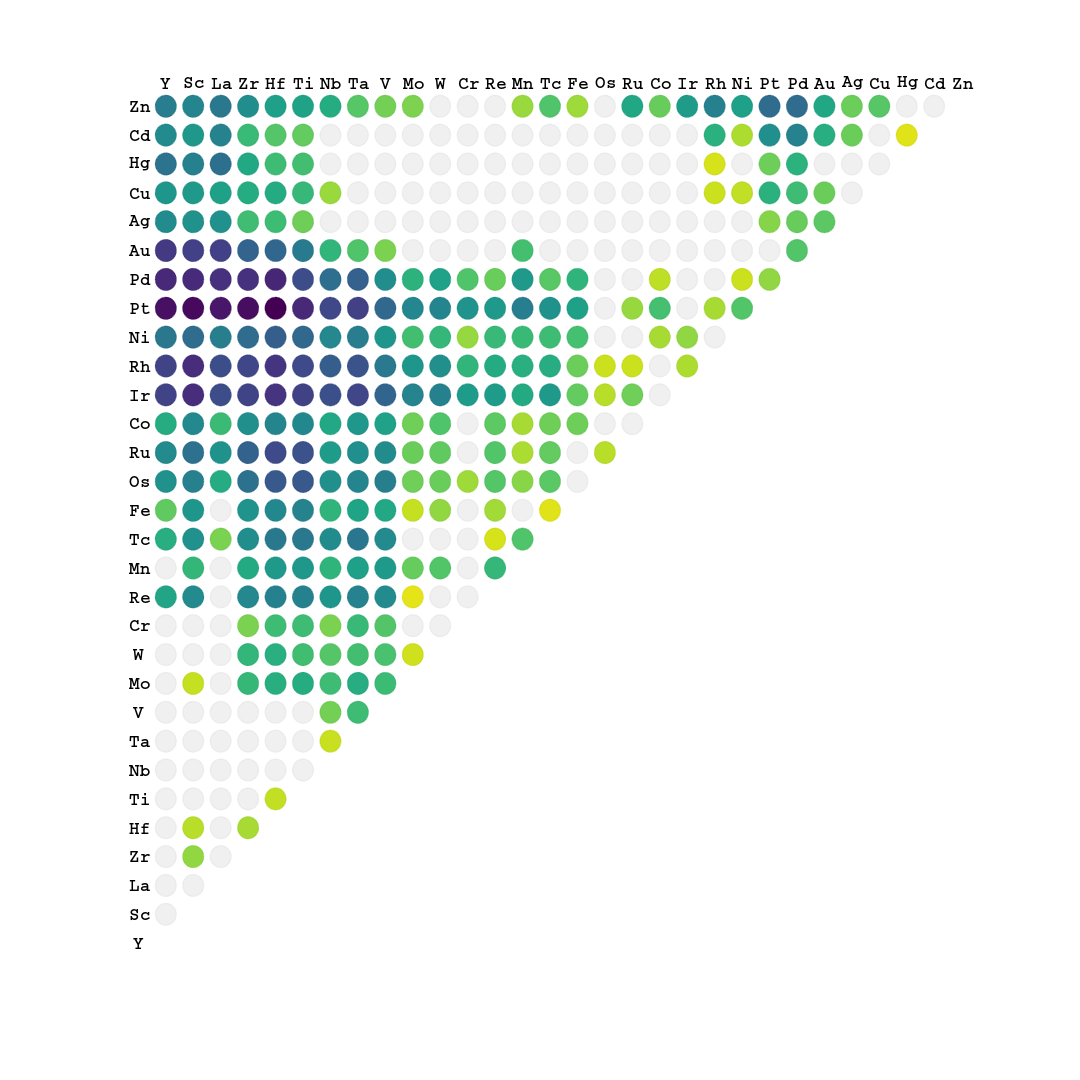
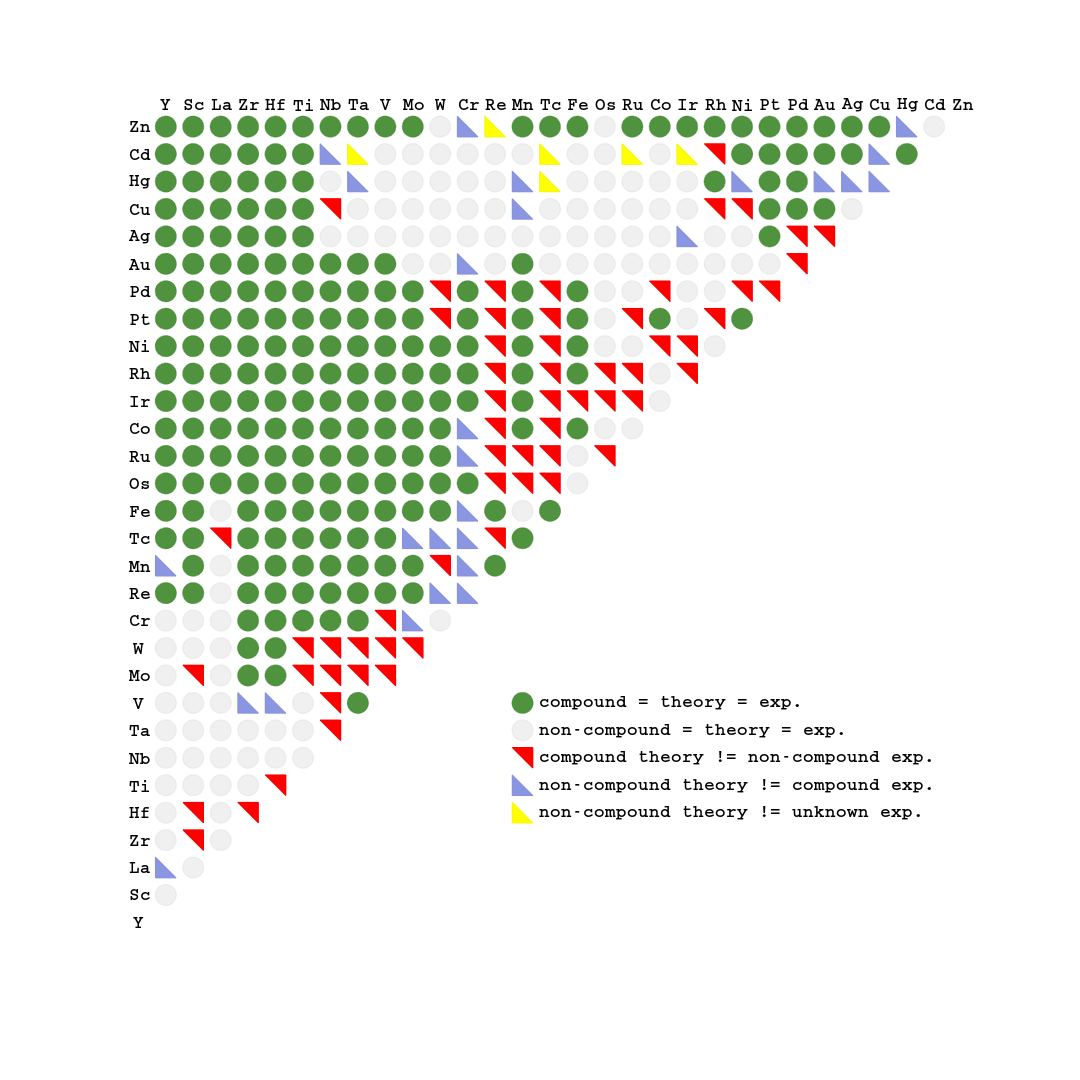

Here is the MATLAB script that generated these plots, in order:

%%%%%%%%%%%%%%%%%%%%%%%%%%%%%%%%%%%%%%%%%%%%%
elements={'Y','Sc','La','Zr','Hf','Ti','Nb','Ta','V','Mo','W','Cr','Re','Mn','Tc','Fe','Os','Ru','Co','Ir','Rh','Ni','Pt','Pd','Au','Ag','Cu','Hg','Cd','Zn'};
%      Y   Sc   La   Zr   Hf   Ti   Nb   Ta    V   Mo    W   Cr   Re   Mn   Tc   Fe   Os   Ru   Co   Ir   Rh   Ni   Pt   Pd   Au   Ag   Cu   Hg   Cd   Zn
%%%%%%%%% T DISORDER %%%%%%%%%%%%%%
T=[   0    0    0    0    0    0    0    0    0    0    0    0  230    0  191   80  331  377  198  874  862  497 1252 1065  943  368  308  525  376  458
      0    0    0   36   15    0    0    0    0   10    0    0  371  154  331  305  435  539  382 1032 1034  572 1294 1055  894  336  284  438  298  403
      0    0    0    0    0    0    0    0    0    0    0    0    0    0   54    0  199  328  138  795  791  443 1197 1014  894  334  249  542  419  486
      0   36    0    0   23    0    0    0    0  150  157   53  389  208  356  315  528  646  341  874  846  570 1270 1007  631  127  197  216  141  351
      0   15    0   23    0   11    0    0    0  185  186  130  429  291  481  385  709  818  406  986  972  671 1355 1085  616  133  204  131   96  253
      0    0    0    0   11    0    0    0    0  198  126  132  431  301  492  418  713  763  385  882  823  604 1065  798  467   65  147  122   77  244
      0    0    0    0    0    0    0    9   60  132   94   53  306  166  364  163  339  274  218  773  675  389  835  558  161    0   31    0    0  197
      0    0    0    0    0    0    9    0  132  195  123  143  421  253  500  234  407  347  294  847  752  453  887  649  103    0    0    0    0   93
      0    0    0    0    0    0   60  132    0  136  112   97  367  286  377  217  445  365  245  622  485  307  604  355   53    0    0    0    0   60
      0   10    0  150  185  198  132  195  136    0    7    0    2   74    0   10   64   69   63  408  305  123  398  173    0    0    0    0    0   51
      0    0    0  157  186  126   94  123  112    7    0    0    0   99    0   36   70   80  103  430  337  152  402  246    0    0    0    0    0    0
      0    0    0   53  130  132   53  143   97    0    0    0    0    0    0    0   28    0    0  281  159   33  322  102    0    0    0    0    0    0
    230  371    0  389  429  431  306  421  367    2    0    0    0  151    5   26   95   99   85  273  201  143  285   70    0    0    0    0    0    0
      0  154    0  208  291  301  166  253  286   74   99    0  151    0  102    0   42   21   23  209  187  142  446  290  120    0    0    0    0   31
    191  331   54  356  481  492  364  500  377    0    0    0    5  102    0    3   88   77   65  287  194  131  329   90    0    0    0    0    0  102
     80  305    0  315  385  418  163  234  217   10   36    0   26    0    3    0    0    0   66   77   68  119  251  163    0    0    0    0    0   28
    331  435  199  528  709  713  339  407  445   64   70   28   95   42   88    0    0   15    0   15    8    0    0    0    0    0    0    0    0    0
    377  539  328  646  818  763  274  347  365   69   80    0   99   21   77    0   15    0    0   64    8    0   32    0    0    0    0    0    0  223
    198  382  138  341  406  385  218  294  245   63  103    0   85   23   65   66    0    0    0    0    0   23  119   13    0    0    0    0    0   71
    874 1032  795  874  986  882  773  847  622  408  430  281  273  209  287   77   15   64    0    0   20   37    0    0    0    0    0    0    0  276
    862 1034  791  846  972  823  675  752  485  305  337  159  201  187  194   68    8    8    0   20    0    0   23    0    0    0    8    5  180  432
    497  572  443  570  671  604  389  453  307  123  152   33  143  142  131  119    0    0   23   37    0    0   99    8    0    0   12    0   20  255
   1252 1294 1197 1270 1355 1065  835  887  604  398  402  322  285  446  329  251    0   32  119    0   23   99    0   37    0   45  177   66  344  569
   1065 1055 1014 1007 1085  798  558  649  355  173  246  102   70  290   90  163    0    0   13    0    0    8   37    0   99   72  132  174  422  571
    943  894  894  631  616  467  161  103   53    0    0    0    0  120    0    0    0    0    0    0    0    0    0   99    0   86   69    0  191  221
    368  336  334  127  133   65    0    0    0    0    0    0    0    0    0    0    0    0    0    0    0    0   45   72   86    0    0    0   69   68
    308  284  249  197  204  147   31    0    0    0    0    0    0    0    0    0    0    0    0    0    8   12  177  132   69    0    0    0    0   93
    525  438  542  216  131  122    0    0    0    0    0    0    0    0    0    0    0    0    0    0    5    0   66  174    0    0    0    0    3    0
    376  298  419  141   96   77    0    0    0    0    0    0    0    0    0    0    0    0    0    0  180   20  344  422  191   69    0    3    0    0
    458  403  486  351  253  244  197   93   60   51    0    0    0   31  102   28    0  223   71  276  432  255  569  571  221   68   93    0    0    0
];
%%%%%%%%% X EXPERIMENTS %%%%%%%%%%%%%%
X=[   0    0    1    0    0    0    0    0    0    0    0    0    1    1    1    1    1    1    1    1    1    1    1    1    1    1    1    1    1    1
      0    0    0    0    0    0    0    0    0   -1    0    0    1    1    1    1    1    1    1    1    1    1    1    1    1    1    1    1    1    1
      1    0    0    0    0    0    0    0    0    0    0    0    0    0   -1    0    1    1    1    1    1    1    1    1    1    1    1    1    1    1
      0    0    0    0    0    0    0    0    1    1    1    1    1    1    1    1    1    1    1    1    1    1    1    1    1    1    1    1    1    1
      0    0    0    0    0    0    0    0    1    1    1    1    1    1    1    1    1    1    1    1    1    1    1    1    1    1    1    1    1    1
      0    0    0    0    0    0    0    0    0    0    0    1    1    1    1    1    1    1    1    1    1    1    1    1    1    1    1    1    1    1
      0    0    0    0    0    0    0    0    0    0    0    1    1    1    1    1    1    1    1    1    1    1    1    1    1    0    0    0    1    1
      0    0    0    0    0    0    0    0    1    0    0    1    1    1    1    1    1    1    1    1    1    1    1    1    1    0    0    1   -1    1
      0    0    0    1    1    0    0    1    0    0    0    0    1    1    1    1    1    1    1    1    1    1    1    1    1    0    0    0    0    1
      0   -1    0    1    1    0    0    0    0    0    0    1    1    1    1    1    1    1    1    1    1    1    1    1    0    0    0    0    0    1
      0    0    0    1    1    0    0    0    0    0    0    0    1    0    1    1    1    1    1    1    1    1    0    0    0    0    0    0    0    0
      0    0    0    1    1    1    1    1    0    1    0    0    1    1    1    1    1    1    1    1    1    1    1    1    1    0    0    0    0    1
      1    1    0    1    1    1    1    1    1    1    1    1    0    1    0    1    0    0    0    0    0    0    0    0    0    0    0    0    0   -1
      1    1    0    1    1    1    1    1    1    1    0    1    1    0    1    0   -1    0    1    1    1    1    1    1    1    0    1    1    0    1
      1    1   -1    1    1    1    1    1    1    1    1    1    0    1    0    1    0    0    0    0    0    0    0    0    0    0    0   -1   -1    1
      1    1    0    1    1    1    1    1    1    1    1    1    1    0    1    0    0    0    1    0    1    1    1    1    0    0    0    0    0    1
      1    1    1    1    1    1    1    1    1    1    1    1    0   -1    0    0    0    0    0    0    0    0    0    0    0    0    0    0    0    0
      1    1    1    1    1    1    1    1    1    1    1    1    0    0    0    0    0    0    0    0    0    0    0    0    0    0    0    0   -1    1
      1    1    1    1    1    1    1    1    1    1    1    1    0    1    0    1    0    0    0    0    0    0    1    0    0    0    0    0    0    1
      1    1    1    1    1    1    1    1    1    1    1    1    0    1    0    0    0    0    0    0    0    0    0    0    0    1    0    0   -1    1
      1    1    1    1    1    1    1    1    1    1    1    1    0    1    0    1    0    0    0    0    0    0    0    0    0    0    0    1    0    1
      1    1    1    1    1    1    1    1    1    1    1    1    0    1    0    1    0    0    0    0    0    0    1    0    0    0    0    1    1    1
      1    1    1    1    1    1    1    1    1    1    0    1    0    1    0    1    0    0    1    0    0    1    0    0    0    1    1    1    1    1
      1    1    1    1    1    1    1    1    1    1    0    1    0    1    0    1    0    0    0    0    0    0    0    0    0    0    1    1    1    1
      1    1    1    1    1    1    1    1    1    0    0    1    0    1    0    0    0    0    0    0    0    0    0    0    0    0    1    1    1    1
      1    1    1    1    1    1    0    0    0    0    0    0    0    0    0    0    0    0    0    1    0    0    1    0    0    0    0    1    1    1
      1    1    1    1    1    1    0    0    0    0    0    0    0    1    0    0    0    0    0    0    0    0    1    1    1    0    0    1    1    1
      1    1    1    1    1    1    0    1    0    0    0    0    0    1   -1    0    0    0    0    0    1    1    1    1    1    1    1    0    1    1
      1    1    1    1    1    1    1   -1    0    0    0    0    0    0   -1    0    0   -1    0   -1    0    1    1    1    1    1    1    1    0    0
      1    1    1    1    1    1    1    1    1    1    0    1   -1    1    1    1    0    1    1    1    1    1    1    1    1    1    1    1    0    0
];

[i N]=size(elements);  
horX=+0.05;horY=0.4;
verX=-0.60;verY=0.80;
shiftX=0.1;shiftY=-0.5;


%N=20

FONTDIM=16;
FONTDIMsmall=14;
FONTDIMbig=18;
COLOR=[0 0 0];
LINEWIDTH=1.2;
MARKERSIZE=25;
PAPERPOSITION=0.4*[0 0 N N]; % standard ratio is 16/9;
PAPERSIZE=[8.5 11];
POSITION=[420 560 560 420]; % video
AXISWIDTH=1;
AXISPOSITION=[0.0 1 1 0.0]*N;
VERBOSE=1; 


H_FIGURE=figure(1);clf;
%set(H_FIGURE,'PaperUnits','inches');
%set(H_FIGURE,'PaperOrientation','portrait');
set(H_FIGURE,'PaperPosition',PAPERPOSITION); % left top width height
%set(H_FIGURE,'PaperSize',PAPERSIZE);
%set(H_FIGURE,'PaperType','usletter');
%set(H_FIGURE,'Position',POSITION);




greylight2=[hex2dec('f0') hex2dec('f0') hex2dec('f0')]/255;
greylight=[hex2dec('d9') hex2dec('d9') hex2dec('d9')]/255;
greydark=[hex2dec('7f') hex2dec('7f') hex2dec('7f')]/255;
green=[hex2dec('4f')         hex2dec('93')         hex2dec('3e')]/255;
%green=[hex2dec('00') hex2dec('aa') hex2dec('00')]/255;
red=[hex2dec('ff') hex2dec('00') hex2dec('00')]/255;
bluelight=[hex2dec('8a') hex2dec('96') hex2dec('e2')]/255;
bluedark=[hex2dec('38') hex2dec('48') hex2dec('b5')]/255;
pink=[hex2dec('ff') hex2dec('00') hex2dec('ff')]/255;
yellow=[hex2dec('ff') hex2dec('ff') hex2dec('00')]/255;

hsvM=hsv;boneM=bone;hotM=hot;jetM=jet;
pinkM=pink;coolM=cool;prismM=prism;flagM=flag;
grayM=gray;colormapM=colormap;


cshade=0.97;

%%%%%%%%%%%%%%%%%%%%%%%%%%%%%%%%%%%%%%%%%%%%%

cla;
%axis ij;
axis off;

t=sqrt((T/max(max(T))));

jet;

xlim([0,2*N+1]);ylim([0,2*N+1]);
sizeC=1.5;
sizeR=1.4;
for i=1:N
  for j=1:N
    if i<j 
     posX=2*i-1+shiftX;posY=2*j-1+shiftY;
      if t(i,j)>=0.0 & t(i,j)<=0.01
        %circle greylight
        rectangle('Position',[posX,posY,sizeC,sizeC],'Curvature',[1,1],'LineWidth',1,'EdgeColor',cshade*greylight2,'FaceColor',greylight2);
        %daspect([1,1,1]);
      end
      if t(i,j)>0.01 & t(i,j)<=1.00
        color=((interp1((0:63)/63,colormapM,1.0-t(i,j))));%color(1)=color(1)*0.10;color(2)=color(2)*0.85;color(3)=1-0.8*(1-color(3));
        %circle grey light
        rectangle('Position',[posX,posY,sizeC,sizeC],'Curvature',[1,1],'LineWidth',1,'EdgeColor',cshade*color,'FaceColor',color);
        %daspect([1,1,1]);
      end
      
      %  if t(i,j)>0.5 & t(i,j)<=0.8
      %     %circle greydark
      %	   rectangle('Position',[2*i-1+shiftX,2*j-1+shiftY,sizeC,sizeC],'Curvature',[1,1],'LineWidth',1,'EdgeColor',greydark,'FaceColor',greydark);
      %      %daspect([1,1,1]);
      %   end
      %   if t(i,j)>0.8 & t(i,j)<=0.9
      %     %rectangle green
      % 		h=rectangle('Position',[2*i-1+shiftX,2*j-1+shiftY,sizeR,sizeR],'Curvature',[0,0],'LineWidth',1,'EdgeColor',green,'FaceColor',green);
      %      %daspect([1,1,1]);
      %   end
      %   if t(i,j)>0.9 & t(i,j)<=1.0
      %     %rectangle red
      %		h=rectangle('Position',[2*i-1+shiftX,2*j-1+shiftY,sizeR,sizeR],'Curvature',[0,0],'LineWidth',1,'EdgeColor',red,'FaceColor',red);
      %       %daspect([1,1,1]);
      %    end
      
    end
  end
end

%colormap;


for i=1:N
  if i==1 | i==9  | i==11  
    text(2*i-1+horX+shiftX+0.33,horY+shiftY+2*N+1,elements(i),'FontName','Courier','FontSize',FONTDIMsmall,'FontWeight','bold');
    text(verX+shiftX,2*i-1+verY+shiftY,elements(i),'FontName','Courier','FontSize',FONTDIMsmall,'FontWeight','bold');
  else
    text(2*i-1+horX+shiftX,horY+shiftY+2*N+1,elements(i),'FontName','Courier','FontSize',FONTDIMsmall,'FontWeight','bold');
    text(verX+shiftX-0.33,2*i-1+verY+shiftY,elements(i),'FontName','Courier','FontSize',FONTDIMsmall,'FontWeight','bold');
  end    
end


%h=gca;
%get(h);
%set(h,'Visible','off');
%set(h,'Color',[1 1 0]);
%set(h,'XColor',[1 1 1]);

print -depsc order.eps
%unix('convert order.eps order.pdf');
%unix('convert order.eps order.png');

%%%%%%%%%%%%%%%%%%%%%%%%%%
hold off

cla;

%axis ij;
axis off;

x=X;


xlim([0,2*N+1]);ylim([0,2*N+1]);
sizeC=1.5;
sizeR=1.4;
daspect([1,1,1]);

for i=1:N
  for j=1:N
    if i<j 
      taU=sizeC*[1 1 0];tbU=sizeC*[0 1 1];
      taB=sizeC*[0 1 0];tbB=sizeC*[0 0 1];
      posX=2*i-1+shiftX;posY=2*j-1+shiftY;
      %   trianglesupX=[0 1E-8 0]+2*i-1+shiftX;trianglesupY=[0 0
      %   1E-8]+2*j-1+shiftY;
        color=[1 1 1];Curvature=[1,1];
   %     rectangle('Position',[posX,posY,sizeC,sizeC],'Curvature',Curvature,'LineWidth',1,'EdgeColor',cshade*color,'FaceColor',color);
        hold on
      if (t(i,j)==0.0) & x(i,j)==0
        %circle greylight
        rectangle('Position',[posX,posY,sizeC,sizeC],'Curvature',[1,1],'LineWidth',1,'EdgeColor',cshade*greylight2,'FaceColor',greylight2);
        %daspect([1,1,1]);
      end      
     if t(i,j)>0.0 & x(i,j)==1  % MIX
        color=green; 
        rectangle('Position',[posX,posY,sizeC,sizeC],'Curvature',Curvature,'LineWidth',1,'EdgeColor',cshade*color,'FaceColor',color);
        hold on
     end
     if t(i,j)>0.0 & x(i,j)~=1   % MIX THEORY NO-MIX EXPERIMENTS
        color=red; 
        fill(posX+taU,posY+tbU,color,'EdgeColor',cshade*color,'FaceColor',color);%,'LineWidth',1,'EdgeColor',cshade*color);
  %     rectangle('Position',[posX,posY,sizeC,sizeC],'Curvature',Curvature,'LineWidth',1,'EdgeColor',cshade*color,'FaceColor',color);
        hold on
      end
      if (x(i,j)==1 | x(i,j)==-1) & t(i,j)==0.0   % EXPERIMENTS
        if x(i,j)==1 color=bluelight; end
        if x(i,j)==-1 color=yellow; end
        z=fill(posX+taB,posY+tbB,color,'EdgeColor',cshade*color,'FaceColor',color);%,'LineWidth',1,'EdgeColor',cshade*color);
        hold on
        % daspect([1,1,1]);
      end
  %      if t(i,j)>0.01 & t(i,j)<=1.00
%        color=((interp1((0:63)/63,grayM,1.0-t(i,j))));color(2)=color(2)*0.10;color(3)=color(3)*0.15;
%        %circle grey light
%        rectangle('Position',[posX,posY,sizeC,sizeC],'Curvature',[1,1],'LineWidth',1,'EdgeColor',cshade*color,'FaceColor',color);
%        %daspect([1,1,1]);
%      end
      
%      if x(i,j)==0    % nomix
%        color=[0.1 0.1 0.1];Curvature=[1,1];
%        %            rectangle('Position',[posX,posY,sizeC,sizeC],'Curvature',Curvature,'LineWidth',1,'EdgeColor',cshade*color,'FaceColor',color);
%      end
%      if x(i,j)==-1     % unknown
                        %   color=[0 0 0.5];Curvature=[0,0];
%      end
%      
%      daspect([1,1,1]);
      
      
    end
  end
end


for i=1:N
  if i==1 | i==9  | i==11  
    text(2*i-1+horX+shiftX+0.33,horY+shiftY+2*N+1,elements(i),'FontName','Courier','FontSize',FONTDIMsmall,'FontWeight','bold');
    text(verX+shiftX,2*i-1+verY+shiftY,elements(i),'FontName','Courier','FontSize',FONTDIMsmall,'FontWeight','bold');
  else
    text(2*i-1+horX+shiftX,horY+shiftY+2*N+1,elements(i),'FontName','Courier','FontSize',FONTDIMsmall,'FontWeight','bold');
    text(verX+shiftX-0.33,2*i-1+verY+shiftY,elements(i),'FontName','Courier','FontSize',FONTDIMsmall,'FontWeight','bold');
  end    
end


taU=sizeC*[1 1 0];tbU=sizeC*[0 1 1];
taB=sizeC*[0 1 0];tbB=sizeC*[0 0 1];
i=14;j=10;
j=j-1;posX=2*i-1+shiftX;posY=2*j-1+shiftY;
color=green; 
rectangle('Position',[posX,posY,sizeC,sizeC],'Curvature',Curvature,'LineWidth',1,'EdgeColor',cshade*color,'FaceColor',color);
text(posX+2,posY+0.8,'compound = theory = exp.','FontName','Courier','FontSize',FONTDIMsmall,'FontWeight','bold');
j=j-1;posX=2*i-1+shiftX;posY=2*j-1+shiftY;
color=green; 
rectangle('Position',[posX,posY,sizeC,sizeC],'Curvature',[1,1],'LineWidth',1,'EdgeColor',cshade*greylight2,'FaceColor',greylight2);
text(posX+2,posY+0.8,'non-compound = theory = exp.','FontName','Courier','FontSize',FONTDIMsmall,'FontWeight','bold');
j=j-1;posX=2*i-1+shiftX;posY=2*j-1+shiftY;
color=red; 
fill(posX+taU,posY+tbU,color,'EdgeColor',cshade*color,'FaceColor',color);
text(posX+2,posY+0.8,'compound theory != non-compound exp.','FontName','Courier','FontSize',FONTDIMsmall,'FontWeight','bold');
j=j-1;posX=2*i-1+shiftX;posY=2*j-1+shiftY;
color=bluelight; 
fill(posX+taB,posY+tbB,color,'EdgeColor',cshade*color,'FaceColor',color);
text(posX+2,posY+0.8,'non-compound theory != compound exp.','FontName','Courier','FontSize',FONTDIMsmall,'FontWeight','bold');
j=j-1;posX=2*i-1+shiftX;posY=2*j-1+shiftY;
color=yellow; 
fill(posX+taB,posY+tbB,color,'EdgeColor',cshade*color,'FaceColor',color);
text(posX+2,posY+0.8,'non-compound theory != unknown exp.','FontName','Courier','FontSize',FONTDIMsmall,'FontWeight','bold');


%h=gca;
%get(h);
%set(h,'Visible','off');
%set(h,'Color',[1 1 0]);
%set(h,'XColor',[1 1 1]);

print -depsc experiments.eps



